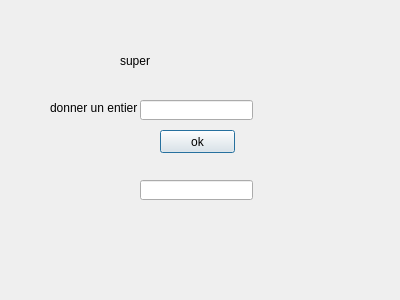
<?xml version="1.0" encoding="UTF-8"?>
<ui version="4.0">
 <class>Dialog</class>
 <widget class="QDialog" name="Dialog">
  <property name="geometry">
   <rect>
    <x>0</x>
    <y>0</y>
    <width>400</width>
    <height>300</height>
   </rect>
  </property>
  <property name="windowTitle">
   <string>Dialog</string>
  </property>
  <widget class="QLabel" name="label">
   <property name="geometry">
    <rect>
     <x>50</x>
     <y>100</y>
     <width>91</width>
     <height>16</height>
    </rect>
   </property>
   <property name="text">
    <string>donner un entier :</string>
   </property>
  </widget>
  <widget class="QLabel" name="label_2">
   <property name="geometry">
    <rect>
     <x>120</x>
     <y>50</y>
     <width>131</width>
     <height>21</height>
    </rect>
   </property>
   <property name="text">
    <string>super</string>
   </property>
  </widget>
  <widget class="QLineEdit" name="m">
   <property name="geometry">
    <rect>
     <x>140</x>
     <y>100</y>
     <width>113</width>
     <height>20</height>
    </rect>
   </property>
  </widget>
  <widget class="QLineEdit" name="r">
   <property name="geometry">
    <rect>
     <x>140</x>
     <y>180</y>
     <width>113</width>
     <height>20</height>
    </rect>
   </property>
  </widget>
  <widget class="QPushButton" name="pushButton">
   <property name="geometry">
    <rect>
     <x>160</x>
     <y>130</y>
     <width>75</width>
     <height>23</height>
    </rect>
   </property>
   <property name="text">
    <string>ok</string>
   </property>
  </widget>
 </widget>
 <resources/>
 <connections/>
</ui>
